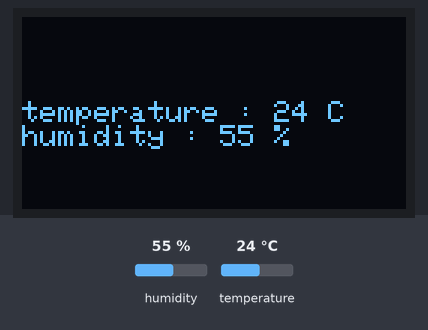
A sketch run on a simulated Arduino Uno, built with avr-gcc and run on an emulated ATmega328P. Shown: 128×64 one-colour display. The inputs (shaded band) are chosen by the test bench; at power-on: humidity 55 %, temperature 24 °C.

Above: at 1.6 s.
1.7 s: humidity set to 22 %
At 3.2 s:
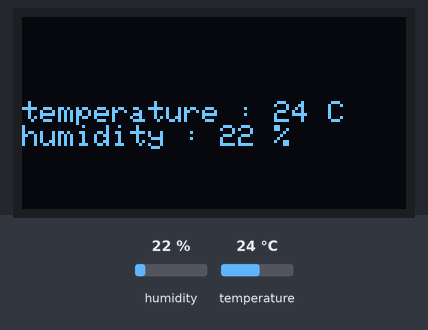
4.3 s: temperature set to 12 °C
At 5.9 s:
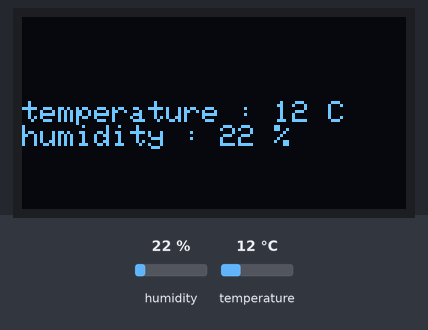
6.6 s: humidity set to 40 %
At 8.5 s:
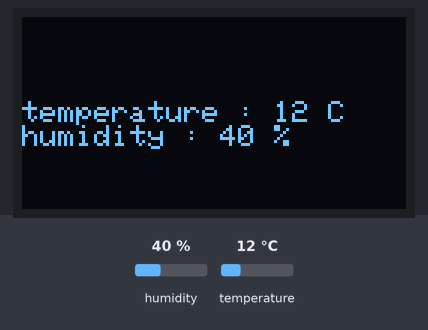
8.8 s: temperature set to 19 °C
Timing chart, 0 to 11.8 s (numbered marks = the images above; inputs shaded):
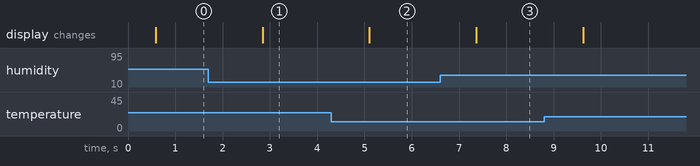

The sketch:

ReadTempAndHumidity.ino
```cpp
#include <Adafruit_SSD1306.h>        // ssd1306 제어용 라이브러리

#include <Wire.h>                   //i2c통신을 사용하기 때문에 아두이노의 i2c 통신용 라이브러리가 필요
#include <Adafruit_GFX.h>           // adafruit의 그래픽 관련 라이브러리
#include <Adafruit_SSD1306.h>        // ssd1306 제어용 라이브러리

#define SCREEN_WIDTH 128              // OLED 디스플레이의 가로 픽셀수
#define SCREEN_HEIGHT 64              // OLED 디스플레이의 세로 픽셀수

#define OLED_RESET     4             // 리셋핀이 있는 oled의 리셋핀에 연결할 아두이노의 핀 번호, 리셋핀이 없는 모듈은 임의의 숫자를 넣어도 됨.
Adafruit_SSD1306 display(SCREEN_WIDTH, SCREEN_HEIGHT, &Wire, OLED_RESET);    // 디스플레이 객체 생성

#include <DHT11.h>

// Create an instance of the DHT11 class.
// - For Arduino: Connect the sensor to Digital I/O Pin 2.
// - For ESP32: Connect the sensor to pin GPIO2 or P2.
// - For ESP8266: Connect the sensor to GPIO2 or D4.
DHT11 dht11(3);

void setup() {
    // Initialize serial communication to allow debugging and data readout.
    // Using a baud rate of 9600 bps.
    Serial.begin(9600);
    // 0x3C주소로 디스플레이 장치를 초기화
  display.begin(SSD1306_SWITCHCAPVCC, 0x3C);

// 버퍼를 비움
  display.clearDisplay();
    // Uncomment the line below to set a custom delay between sensor readings (in milliseconds).
    // dht11.setDelay(500); // Set this to the desired delay. Default is 500ms.
}

void loop() {
    int temperature = 0;
    int humidity = 0;

    // Attempt to read the temperature and humidity values from the DHT11 sensor.
    int result = dht11.readTemperatureHumidity(temperature, humidity);

    // Check the results of the readings.
    // If the reading is successful, print the temperature and humidity values.
    // If there are errors, print the appropriate error messages.
    if (result == 0) {
        display.clearDisplay();
        display.setTextSize(1);
        display.setTextColor(WHITE);
        display.setCursor(0,28);
        display.print("temperature : ");
        display.print(temperature);
        display.println(" C");
        display.print("humidity : ");
        display.print(humidity);
        display.print(" %");
        display.display();
        display.clearDisplay();
        delay(200);
    } else {
        // Print error message based on the error code.
        Serial.println(DHT11::getErrorString(result));
    }

}
```

Measured:
- after the input at 1.7 s, the display: changes after 1.1 s (image 1)
- after the input at 4.3 s, the display: changes after 0.80 s (image 2)
- after the input at 6.6 s, the display: changes after 0.76 s (image 3)
